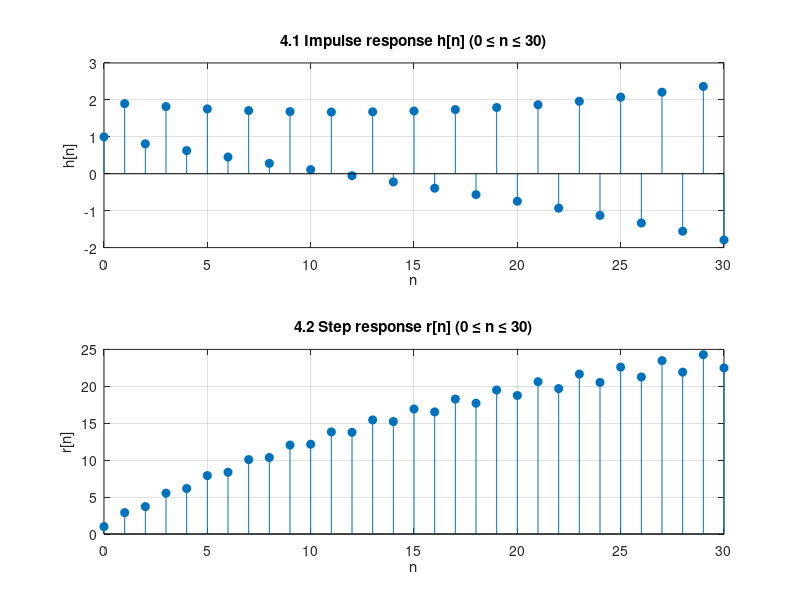
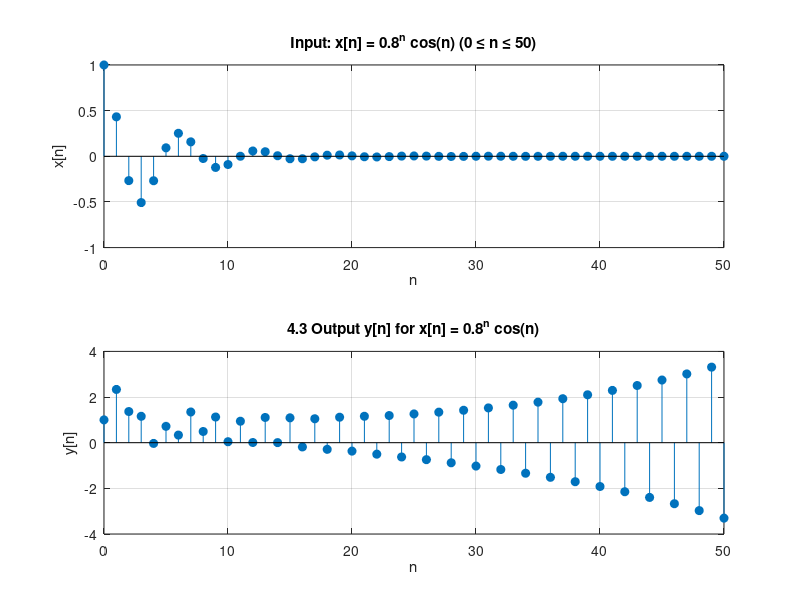

These figures' MATLAB source, in order:
clc ;
close all;
b = [1 2]; 
a = [1 0.1 -1];
N1 = 0:30;
delta = [1, zeros(1, numel(N1)-1)];
h = filter(b, a, delta);

figure('Color','w','Name','Impulse and Step Responses');
subplot(2,1,1);
stem(N1, h, 'filled'); grid on;
xlabel('n'); ylabel('h[n]');
title('4.1 Impulse response h[n] (0 \leq n \leq 30)');

u = ones(1, numel(N1)); % u[n]
r = filter(b, a, u);
subplot(2,1,2);
stem(N1, r, 'filled'); grid on;
xlabel('n'); ylabel('r[n]');
title('4.2 Step response r[n] (0 \leq n \leq 30)');

N2 = 0:50;
x = (0.8.^N2) .* cos(N2);
y = filter(b, a, x);

figure('Color','w','Name','Response to x[n] = 0.8^n cos(n)');
subplot(2,1,1);
stem(N2, x, 'filled'); grid on;
xlabel('n'); ylabel('x[n]');
title('Input: x[n] = 0.8^n cos(n) (0 \leq n \leq 50)');
subplot(2,1,2);
stem(N2, y, 'filled'); grid on;
xlabel('n'); ylabel('y[n]');
title('4.3 Output y[n] for x[n] = 0.8^n cos(n)');
